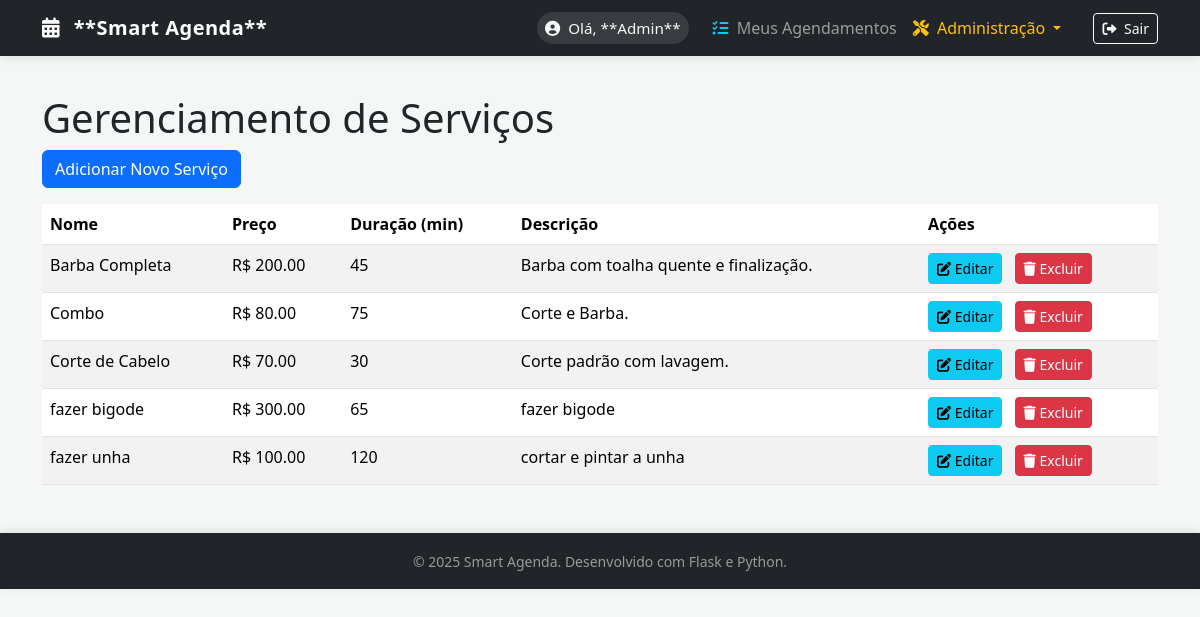
The page /services/list (signed in) on the database its author committed.
### app/models.py (models this page shows, shortened)
class User(UserMixin, db.Model):
    id = db.Column(db.Integer, primary_key=True)
    nome = db.Column(db.String(100), nullable=False)
    email = db.Column(db.String(120), unique=True, nullable=False)
    senha_hash = db.Column(db.String(256), nullable=False)
    is_admin = db.Column(db.Boolean, default=False)
    __table_args__ = (Index('idx_user_email', 'email'),)

class Service(db.Model):
    id = db.Column(db.Integer, primary_key=True)
    nome = db.Column(db.String(100), nullable=False, unique=True)
    descricao = db.Column(db.String(255))
    preco = db.Column(db.Float, nullable=False)
    duracao_minutos = db.Column(db.Integer, nullable=False)
    is_active = db.Column(db.Boolean, default=True)

### app/services/routes.py (the view)
@bp.route('/list')
@login_required
@admin_required
def list_services():
    services = Service.query.order_by(Service.is_active.desc(), Service.nome.asc()).all()
    return render_template('services/list.html', title='Gerenciar Serviços', services=services)

### app/templates/services/list.html
{% extends "base.html" %}
{% block content %}
<h1 class="mt-4">Gerenciamento de Serviços</h1>
<p><a href="{{ url_for('services.create_service') }}" class="btn btn-primary">Adicionar Novo Serviço</a></p>
<table class="table table-striped">
    <thead>
        <tr>
            <th>Nome</th>
            <th>Preço</th>
            <th>Duração (min)</th>
            <th>Descrição</th>
            <th>Ações</th>
        </tr>
    </thead>
    <tbody>
        {% for service in services %}
        <tr>
            <td>{{ service.nome }}</td>
            <td>R$ {{ "%.2f"|format(service.preco) }}</td>
            <td>{{ service.duracao_minutos }}</td>
            <td>{{ service.descricao or 'N/A' }}</td>
            <td>
                <a href="{{ url_for('services.edit_service', service_id=service.id) }}" class="btn btn-sm btn-info me-2">
                    <i class="fas fa-edit"></i> Editar
                </a>
                <form method="POST" action="{{ url_for('services.delete_service', service_id=service.id) }}" style="display:inline;">
                    <button type="submit" class="btn btn-sm btn-danger"
                            onclick="return confirm('ATENÇÃO: Deseja realmente remover o serviço {{ service.nome }}? Esta ação é irreversível e pode exigir a remoção de agendamentos associados.');">
                        <i class="fas fa-trash"></i> Excluir
                    </button>
                </form>
            </td>
        </tr>
        {% else %}
        <tr>
            <td colspan="5">Nenhum serviço cadastrado ainda.</td>
        </tr>
        {% endfor %}
    </tbody>
</table>
{% endblock %}

### app/templates/base.html (shortened to what this page needs)
<!DOCTYPE html>
<html lang="pt-br">
<head>
    <link href="https://cdn.jsdelivr.net/npm/bootstrap@5.3.3/dist/css/bootstrap.min.css" rel="stylesheet">
    <link rel="stylesheet" href="https://cdnjs.cloudflare.com/ajax/libs/font-awesome/6.0.0-beta3/css/all.min.css">
</head>
<body>
    <nav class="navbar navbar-expand-lg navbar-dark bg-dark fixed-top navbar-shadow">
        <div class="container">
            <a class="navbar-brand" href="{{ url_for('index') }}">
                <i class="fas fa-calendar-alt me-2"></i> **Smart Agenda**
            </a>
            <div class="collapse navbar-collapse" id="navbarNav">
                <ul class="navbar-nav ms-auto align-items-lg-center">
                    {% if current_user.is_authenticated %}
                        <li class="nav-item me-3">
                            <span class="nav-link user-welcome">
                                <i class="fas fa-user-circle me-1"></i> Olá, **{{ current_user.nome }}**
                            </span>
                        </li>
                        <li class="nav-item">
                            <a class="nav-link" href="{{ url_for('services.my_appointments') }}">
                                <i class="fas fa-list-check me-1 text-info"></i> Meus Agendamentos
                            </a>
                        </li>
                        {% if current_user.is_admin %}
                        <li class="nav-item dropdown me-2">
                            <a class="nav-link dropdown-toggle text-warning" href="#" id="adminDropdown" role="button" data-bs-toggle="dropdown" aria-expanded="false">
                                <i class="fas fa-screwdriver-wrench me-1"></i> Administração
                            </a>
                        </li>
                        {% endif %}
                        <li class="nav-item">
                            <a class="btn btn-outline-light btn-sm ms-lg-3" href="{{ url_for('auth.logout') }}">
                                <i class="fas fa-sign-out-alt me-1"></i> Sair
                            </a>
                        </li>
                    {% endif %}
                </ul>
            </div>
            </div>
    </nav>
    <main class="container">
        {% block content %}{% endblock %}
    </main>
    <footer class="footer-fixed py-3 mt-5">
        <div class="container text-center">
            <small>&copy; 2025 Smart Agenda. Desenvolvido com Flask e Python.</small>
        </div>
    </footer>
</body>
</html>

### app/templates/base.html (style rules this page uses)
:root { --primary-color: #007bff; --dark-bg: #212529; --text-light: #f8f9fa; }
body { background-color: #f4f7f6; padding-top: 70px; }
.navbar-dark .navbar-brand { font-weight: 700; letter-spacing: 0.5px; }
.navbar-shadow { box-shadow: 0 2px 10px rgba(0, 0, 0, 0.1); }
.user-welcome { background-color: rgba(255, 255, 255, 0.1); color: var(--text-light) !important; padding: 5px 12px; border-radius: 50px; font-size: 0.95rem; font-weight: 500; }
.footer-fixed { background-color: var(--dark-bg); color: #999; box-shadow: 0 -2px 10px rgba(0, 0, 0, 0.1); }

### rows shown on the page
User: nome "Admin"
Service: nome "Barba Completa", preco "200.00", duracao_minutos "45", descricao "Barba com toalha quente e finalização."
Service: nome "Combo", preco "80.00", duracao_minutos "75", descricao "Corte e Barba."
Service: nome "Corte de Cabelo", preco "70.00", duracao_minutos "30", descricao "Corte padrão com lavagem."
Service: nome "fazer bigode", preco "300.00", duracao_minutos "65", descricao "fazer bigode"
Service: nome "fazer unha", preco "100.00", duracao_minutos "120", descricao "cortar e pintar a unha"
